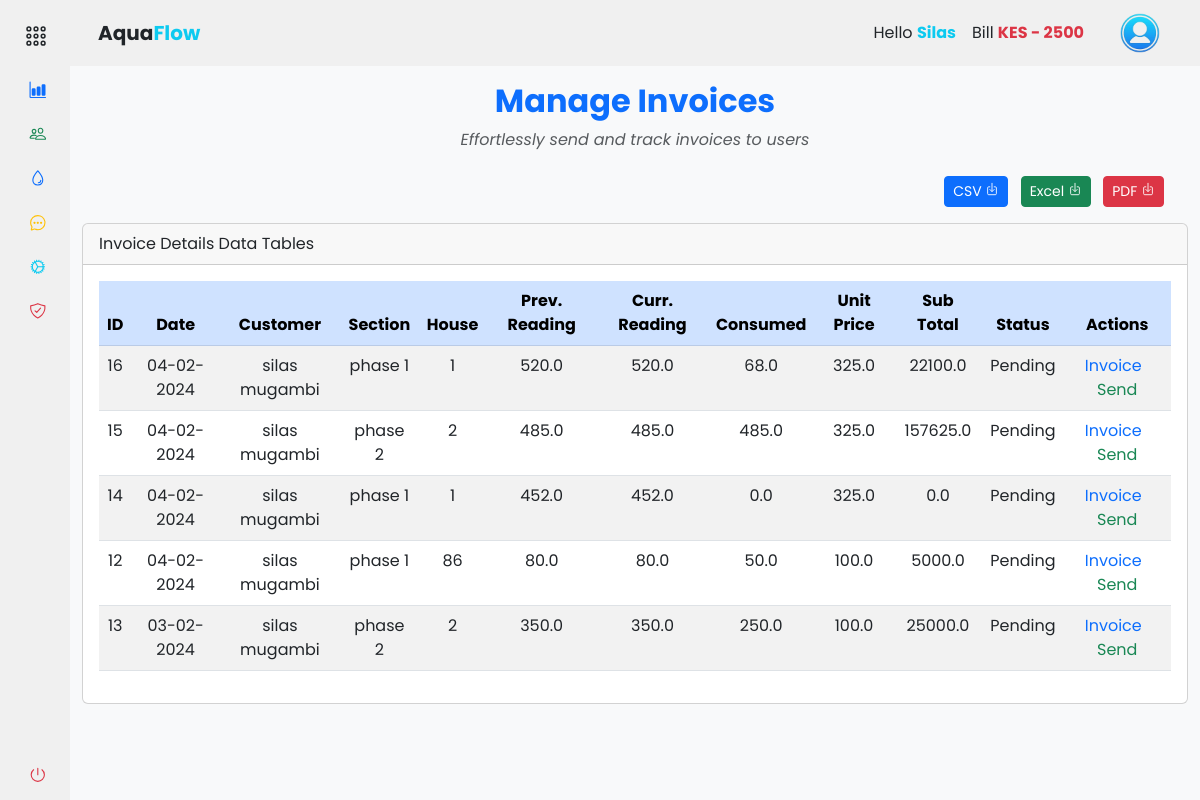
Page /accounts/records/billing (signed in) on the earlier database version.
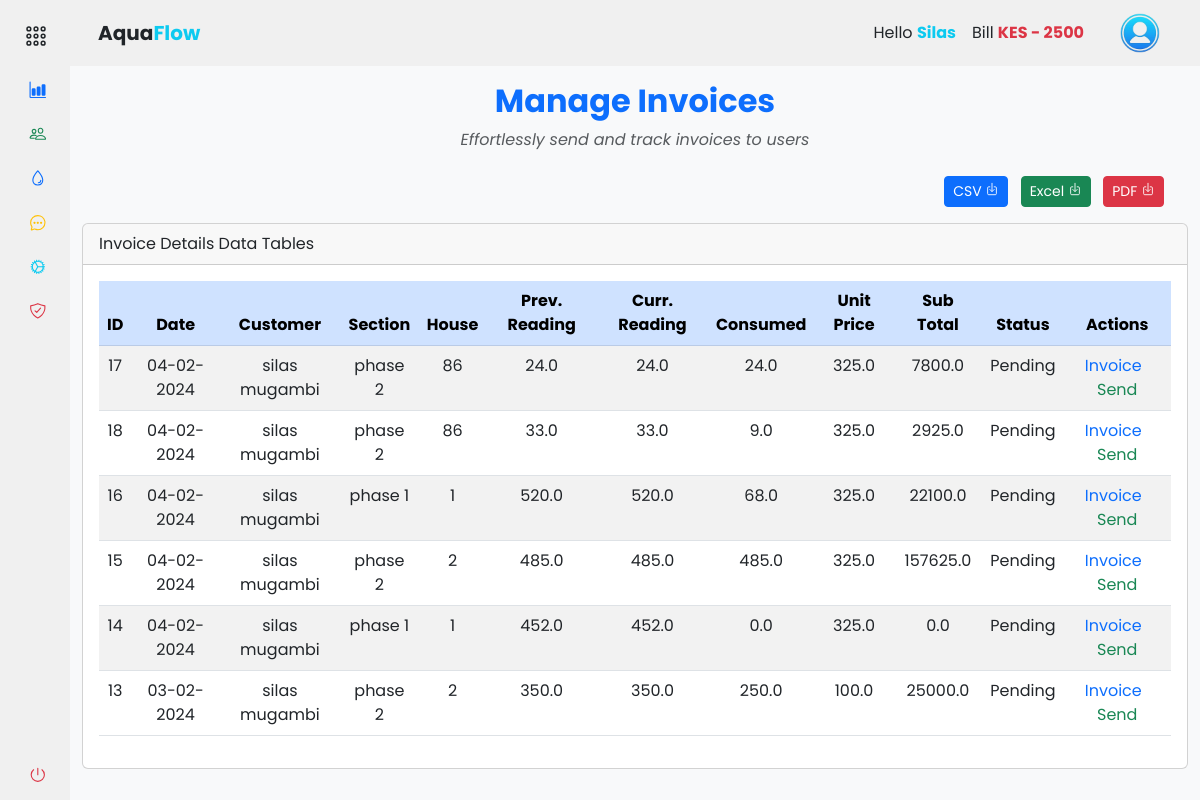
Same page on the later database version.
### app/backend/models/user.py (models this page shows, shortened)
class MeterReading(db.Model):
    id = db.Column(db.Integer, primary_key=True)
    timestamp = db.Column(db.DateTime, default=datetime.now(timezone.utc) + timedelta(hours=3), nullable=False)
    house_section = db.Column(db.String(50))
    house_number = db.Column(db.String(20))
    reading_value = db.Column(db.Float)
    reading_status = db.Column(db.Boolean, default=False)
    user_id = db.Column(db.Integer, db.ForeignKey('user.id'), nullable=False)
    consumed = db.Column(db.Float)
    unit_price = db.Column(db.Float)
    total_price = db.Column(db.Float)

class User(db.Model, UserMixin):
    id = db.Column(db.Integer, primary_key=True)
    mobile_number = db.Column(db.String(20), unique=True, nullable=False)
    password_hash = db.Column(db.String(128), nullable=False)
    first_name = db.Column(db.String(50))
    last_name = db.Column(db.String(50))
    email = db.Column(db.String(120))
    house_section = db.Column(db.String(50))
    house_number = db.Column(db.String(20))
    profile_image = db.Column(db.String(255))
    is_active = db.Column(db.Boolean, default=True)
    is_admin = db.Column(db.Boolean, default=False)
    meter_readings = db.relationship('MeterReading', backref='user', lazy=True)
    payments = db.relationship('Payment', backref='user', lazy=True)

### app/backend/accounts/records/routes.py (the view)
@records_bp.route('/billing')
@login_required
def billing():
    if current_user.is_authenticated:
        billing_data = (
            db.session.query(
                MeterReading.id,
                MeterReading.timestamp,
                User.first_name,
                User.last_name,
                MeterReading.house_section,
                MeterReading.house_number,
                User.is_active,
                MeterReading.reading_value.label('prev_reading'),
                MeterReading.reading_value.label('curr_reading'),
                MeterReading.consumed,
                MeterReading.unit_price,
                MeterReading.total_price
            )
            .join(User)
            .filter(User.id == current_user.id)
            .order_by(MeterReading.timestamp.desc())
            .all()
        )
        return render_template('accounts/billing.html', hide_footer=True, billing_data=billing_data)
    else:
        return redirect(url_for('auth.login'))

### app/backend/accounts/accounts_context.py (called while the page is built)
def accounts_context():
    people = 'silas'
    bill = int('2500')
    return {'people': people, 'bill': bill}

def inject_now():
    return {'now': datetime.utcnow() + timedelta(hours=3)}

### app/assets/templates/accounts/billing.html
{% extends "base.html" %} {% block content %}
<div class="container-fluid">
  <div class="text-center mt-3">
    <h2 class="mb-2 fw-bold text-primary">Manage Invoices</h2>
    <p class="mb-4 text-muted fst-italic">
      Effortlessly send and track invoices to users
    </p>
  </div>
  <div class="row">
    <div class="col-md-12">
      <div class="mb-3 float-end me-3">
        <a
          href="#"
          class="btn btn-sm me-2 btn-primary"
          download="people_list.csv"
        >
          CSV <ion-icon name="download-outline"></ion-icon>
        </a>
        <a
          href="#"
          class="btn btn-sm me-2 btn-success"
          download="people_list.xlsx"
        >
          Excel <ion-icon name="download-outline"></ion-icon>
        </a>
        <a
          href="#"
          class="btn btn-sm me-2 btn-danger"
          download="people_list.pdf"
        >
          PDF <ion-icon name="download-outline"></ion-icon>
        </a>
      </div>
    </div>
  </div>
  <div class="col-md-12">
    <div class="card">
      <div class="card-header">Invoice Details Data Tables</div>
      <div class="card-body">
        <div class="table-responsive">
          <table
            id="example"
            class="table table-striped data-table text-center"
            style="width: 100%"
          >
            <thead class="table-primary">
              <tr>
                <th scope="col">ID</th>
                <th scope="col">Date</th>
                <th scope="col">Customer</th>
                <th scope="col">Section</th>
                <th scope="col">House</th>
                <th scope="col">Prev. Reading</th>
                <th scope="col">Curr. Reading</th>
                <th scope="col">Consumed</th>
                <th scope="col">Unit Price</th>
                <th scope="col">Sub Total</th>
                <th scope="col">Status</th>
                <th scope="col">Actions</th>
              </tr>
            </thead>
            <tbody>
              {% if billing_data %} {% for entry in billing_data %}
              <tr>
                <td>{{ entry.id }}</td>
                <td>{{ entry.timestamp.strftime('%d-%m-%Y') }}</td>
                <td>{{ entry.first_name }} {{ entry.last_name }}</td>
                <td>{{ entry.house_section }}</td>
                <td>{{ entry.house_number }}</td>
                <td>{{ entry.prev_reading }}</td>
                <td>{{ entry.curr_reading }}</td>
                <td>{{ entry.consumed }}</td>
                <td>{{ entry.unit_price }}</td>
                <td>{{ entry.total_price }}</td>
                <td>{{ "Pending" if entry.is_active else "Cleared" }}</td>
                <td>
                  <a class="me-2" href="#"> Invoice </a>
                  <a class="text-success" href="#"> Send </a>
                </td>
              </tr>
              {% endfor %} {% else %}
              <tr>
                <td colspan="12">No billing data available</td>
              </tr>
              {% endif %}
            </tbody>
          </table>
        </div>
      </div>
    </div>
  </div>
</div>
{% endblock %}

Differences in the rows shown:
removed MeterReading: id "12", timestamp "04-02-2024", first_name "silas", last_name "mugambi", house_section "phase 1", house_number "86", prev_reading "80.0", curr_reading "80.0", consumed "50.0", unit_price "100.0", total_price "5000.0", is_active "Pending"
added MeterReading: id "17", timestamp "04-02-2024", first_name "silas", last_name "mugambi", house_section "phase 2", house_number "86", prev_reading "24.0", curr_reading "24.0", consumed "24.0", unit_price "325.0", total_price "7800.0", is_active "Pending"
added MeterReading: id "18", timestamp "04-02-2024", first_name "silas", last_name "mugambi", house_section "phase 2", house_number "86", prev_reading "33.0", curr_reading "33.0", consumed "9.0", unit_price "325.0", total_price "2925.0", is_active "Pending"
